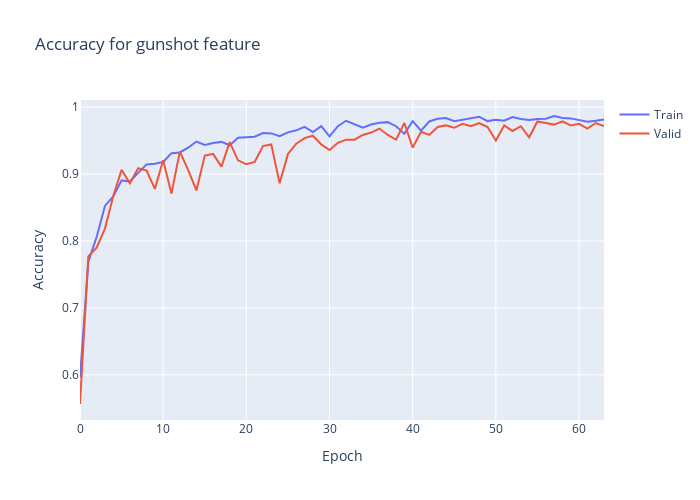

Notebook cell for this chart:
### Code cell
import plotly.graph_objects as go
plt.clf()
fig = go.Figure()
fig.add_trace(go.Scatter(
                    y=history.history['gunshot_output_accuracy'],
                    name='Train'))
fig.add_trace(go.Scatter(
                    y=history.history['val_gunshot_output_accuracy'],
                    name='Valid'))
fig.update_layout(height=500, 
                  width=700,
                  title='Accuracy for gunshot feature',
                  xaxis_title='Epoch',
                  yaxis_title='Accuracy')
fig.show()

### Figure 1 — Plotly figure (JSON) as saved in the notebook; plotly's stock layout.template omitted (floating-point values rounded to 4 significant figures)
{"data": [{"name": "Train", "type": "scatter", "y": [0.5962, 0.7688, 0.806, 0.8523, 0.8666, 0.8905, 0.889, 0.9017, 0.9145, 0.9155, 0.918, 0.9313, 0.9323, 0.9394, 0.9486, 0.9435, 0.9465, 0.9481, 0.943, 0.9542, 0.9547, 0.9557, 0.9613, 0.9608, 0.9567, 0.9623, 0.9654, 0.9705, 0.9628, 0.9715, 0.9562, 0.9715, 0.9796, 0.9751, 0.9695, 0.974, 0.9766, 0.9776, 0.9715, 0.9603, 0.9791, 0.9649, 0.9786, 0.9827, 0.9837, 0.9791, 0.9817, 0.9832, 0.9857, 0.9791, 0.9812, 0.9796, 0.9852, 0.9822, 0.9807, 0.9822, 0.9827, 0.9868, 0.9837, 0.9832, 0.9812, 0.9781, 0.9796, 0.9817]}, {"name": "Valid", "type": "scatter", "y": [0.5563, 0.777, 0.79, 0.8185, 0.8671, 0.9063, 0.8861, 0.9087, 0.9051, 0.8778, 0.9205, 0.8707, 0.9336, 0.9063, 0.8754, 0.9276, 0.93, 0.911, 0.9478, 0.9205, 0.9146, 0.9181, 0.9419, 0.9442, 0.8861, 0.93, 0.9454, 0.9537, 0.9573, 0.9442, 0.9359, 0.9466, 0.9514, 0.9514, 0.9585, 0.962, 0.968, 0.9585, 0.9514, 0.9763, 0.9395, 0.9632, 0.9585, 0.9703, 0.9727, 0.9692, 0.9751, 0.9715, 0.9763, 0.9703, 0.9502, 0.9727, 0.9644, 0.9715, 0.9549, 0.9786, 0.9763, 0.9739, 0.9786, 0.9727, 0.9751, 0.968, 0.9763, 0.9715]}], "layout": {"height": 500, "title": {"text": "Accuracy for gunshot feature"}, "width": 700, "xaxis": {"title": {"text": "Epoch"}}, "yaxis": {"title": {"text": "Accuracy"}}}}
